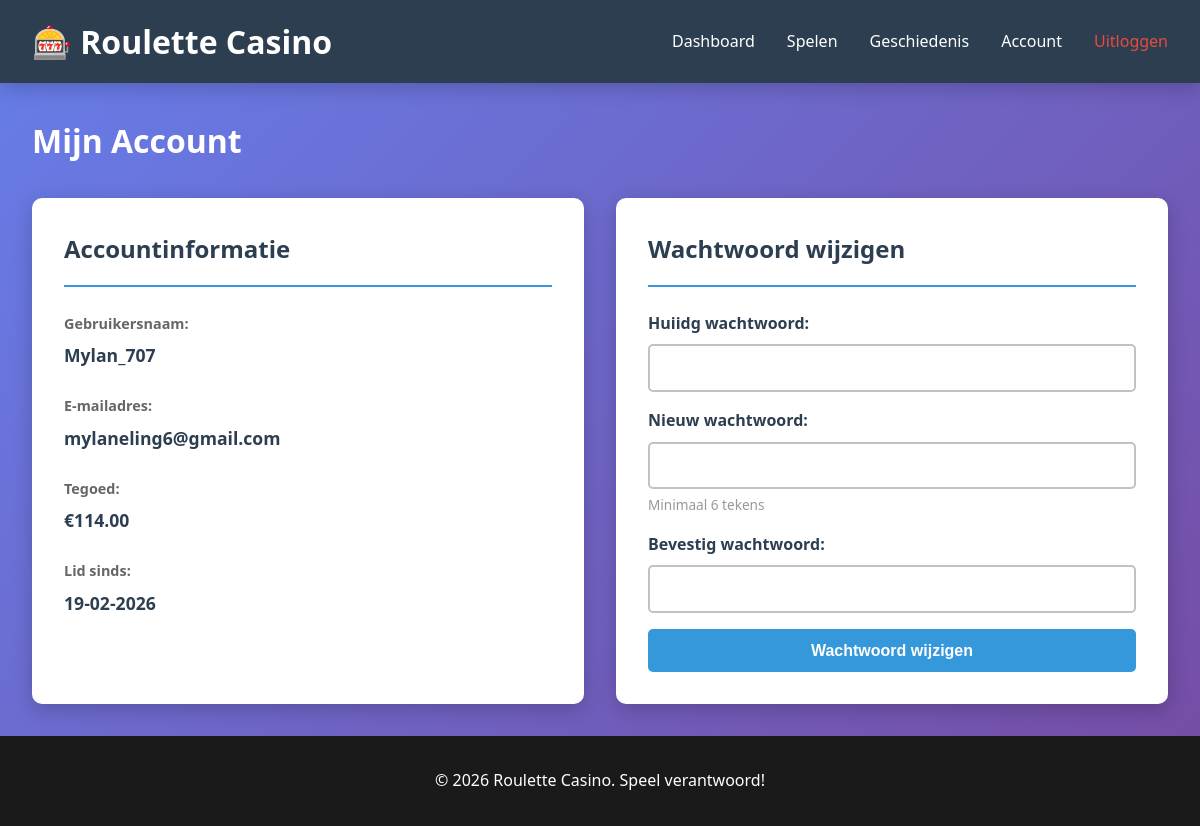
Page /account (signed in) on the earlier database version.
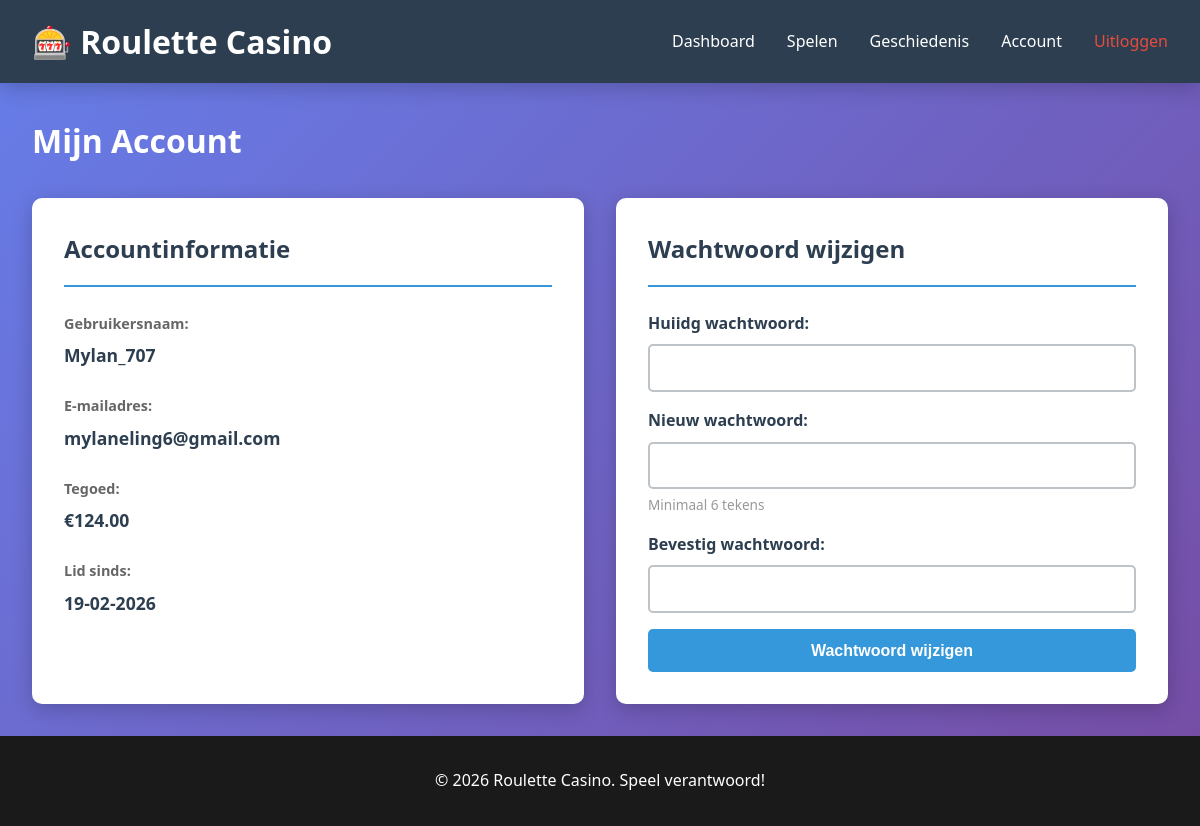
Same page on the later database version.
### nseroulette.py (models this page shows, shortened)
class User(db.Model):
    id = db.Column(db.Integer, primary_key=True)
    email = db.Column(db.String(120), unique=True, nullable=False)
    username = db.Column(db.String(80), unique=True, nullable=False)
    password = db.Column(db.String(255), nullable=False)
    currency = db.Column(db.Float, default=100.0)
    created_at = db.Column(db.DateTime, default=datetime.utcnow)
    updated_at = db.Column(db.DateTime, default=datetime.utcnow, onupdate=datetime.utcnow)
    games = db.relationship('GameRound', backref='player', lazy=True, cascade='all, delete-orphan')

### nseroulette.py (the view)
@app.route('/account')
@login_required
def account():
    user = User.query.get(session['user_id'])
    return render_template('account.html', user=user)

### nseroulette.py (called while the page is built)
def login_required(f):
    @wraps(f)
    def decorated_function(*args, **kwargs):
        if 'user_id' not in session:
            return redirect(url_for('login'))
        return f(*args, **kwargs)
    return decorated_function

### templates/account.html (shortened to what this page needs)
{% extends "base.html" %}
{% block content %}
<div class="account-container">
    <h1>Mijn Account</h1>
    <div class="account-grid">
        <div class="account-card">
            <h2>Accountinformatie</h2>
            <div class="account-info">
                <div class="info-item">
                    <label>Gebruikersnaam:</label>
                    <p>{{ user.username }}</p>
                </div>
                <div class="info-item">
                    <label>E-mailadres:</label>
                    <p>{{ user.email }}</p>
                </div>
                <div class="info-item">
                    <label>Tegoed:</label>
                    <p class="balance">€{{ "%.2f"|format(user.currency) }}</p>
                </div>
                <div class="info-item">
                    <label>Lid sinds:</label>
                    <p>{{ user.created_at.strftime('%d-%m-%Y') }}</p>
                </div>
            </div>
        </div>
        <div class="account-card">
            <h2>Wachtwoord wijzigen</h2>
            <form id="passwordForm" class="password-form">
                <div class="form-group">
                    <label for="currentPassword">Huiidg wachtwoord:</label>
                    <input type="password" id="currentPassword" required>
                </div>
                <div class="form-group">
                    <label for="newPassword">Nieuw wachtwoord:</label>
                    <input type="password" id="newPassword" required>
                    <small>Minimaal 6 tekens</small>
                </div>
                <div class="form-group">
                    <label for="confirmPassword">Bevestig wachtwoord:</label>
                    <input type="password" id="confirmPassword" required>
                </div>
                <button type="submit" class="btn btn-primary">Wachtwoord wijzigen</button>
            </form>
        </div>
    </div>
</div>
{% endblock %}

Differences in the rows shown:
changed User "Mylan_707": currency "114.00" → "124.00"
